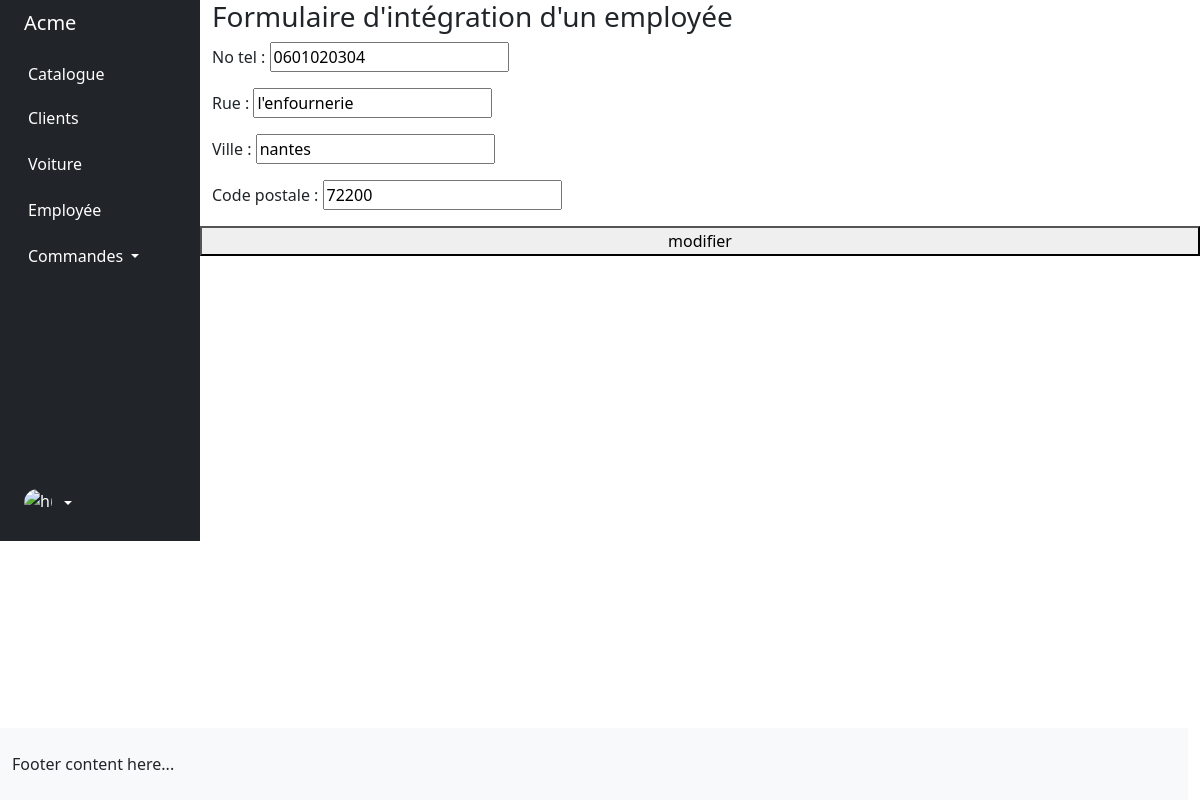
Screenshot of /crm_acme/employee/update/9 with the database file from the repository.
### bdd/models/Employee.py (models this page shows, shortened)
class Employee(models.Model):
    user = models.OneToOneField(User, on_delete=models.CASCADE)
    no_tel_regex = RegexValidator(
        regex="[0-9]{10}", message="veuillez entrer un numéro de téléphone valide."
    )
    no_tel = models.CharField(validators=[no_tel_regex], max_length=10, blank=True)
    rue = models.CharField(max_length=56, blank=True)
    ville = models.CharField(max_length=56, blank=True)
    code_postale_regex = RegexValidator(
        regex="[0-9]*$", message="veuillez entrer un code postal valide."
    )
    code_postale = models.CharField(max_length=56, blank=True)

### bdd/views/employee.py (the view, shortened to what this page needs)
# urls.py: path('employee/update/<int:pk>', employee.UpdateEmployee.as_view(), name="update_employee"),
class UpdateEmployee(UpdateView, LoginRequiredMixin):
    model = Employee
    form_class = UserEmployeeForm
    template_name = "employee/employee_form.html"

### bdd/forms/employee.py
class UserEmployeeForm(forms.ModelForm):
    class Meta:
        model = Employee
        fields = ('no_tel', 'rue', 'ville', 'code_postale')

### bdd/Templates/employee/employee_form.html (shortened to what this page needs)
{% extends 'base.html' %}
{% block content %}
<h3>Formulaire d'intégration d'un employée</h3>
<div>
    <form method="post">
      {{ form.as_p }}
    </div>
        <button type="submit">modifier</button>
</div>
{% endblock %}

### rows the page displays
Employee: no_tel "0601020304", rue "l'enfournerie", ville "nantes", code_postale "72200"
